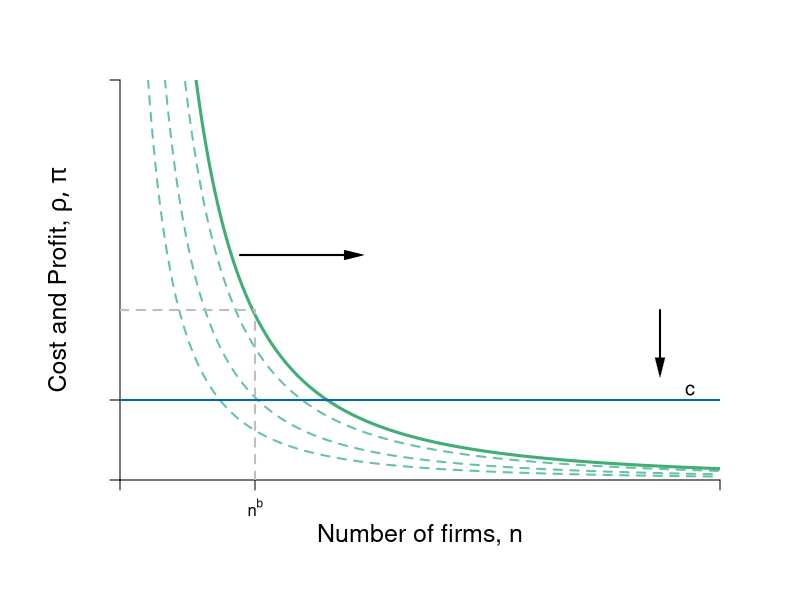

Write the R code that produced this figure.
require(shape)
pdf(file = "competitionmarkets/long_run_n.pdf", width = 9, height = 7)

#Set parameters for graphics
axislabelsize <- 1.5
labelsize <- 1.2
graphlinewidth <- 3
segmentlinewidth <- 2

COL <- c("#7fc97f", "#beaed4", "#fdc086", "#ffff99", "#386cb0", "#f0027f", "#bf5b17", "#666666")
COLA <- c("#e0f3db", "#99d8c9","#66c2a4","#41ae76", "#238b45", "#005824")
COLB <- c("#c6dbef", "#4eb3d3", "#2b8cbe", "#0868ac","#084081")
COLC <- c("#fcfbfd", "#efedf5", "#dadaeb", "#bcbddc", "#9e9ac8", "#807dba", "#6a51a3", "#54278f", "#3f007d")

par(mar =  c(6, 6, 4, 4))

Profit <- function(n, pmax = 20, c = 10, s = 0.5) {
  (pmax - c)^2 / (((n + 1)^2)*s)
}

mrsA <- function(x, rmax = 20, xmax = 10) {
  rmax - (rmax/xmax)*x
}

uA <- function(x, y, rmax = 20, xmax = 10) {
  y + rmax*x - (1/2)(rmax/xmax)*x^2
}

totaln <- function(pi, pmax = 20, c = 10, s = 0.5){
  (pmax - c)/(sqrt(pi*s)) - 1
}

Supply <- function(x, c = 0, c2 = 0.05){
  c + 2*c2*x
}

# Barriers to entry
# Inputs: Probability of BTE (b) and number of firms
# Outputs: Price Level at some n
bte <- function(n, b, pmax = 20, c = 10, s = 0.5) {
  Profit(n)*(1-b)
}

xlims <- c(0, 20)
ylims <- c(0, 16)

npts <- 501 
x <- seq(xlims[1], xlims[2], length.out = npts)
y <- seq(ylims[1], ylims[2], length.out = npts) 
a <- c(46.08, 55, 64)
b <- c(46.08, 55, 64)

plot(0, 0, xlim = xlims, ylim = ylims, type = "n",
     xlab = expression(paste("")),
     ylab = expression(paste("")), 
     xaxt = "n", 
     yaxt = "n", 
     cex.lab = axislabelsize, 
     bty = "n",
     xaxs="i", 
     yaxs="i")

# ticksy <- seq(from = 0, to = ylims[2], by = 2)
# ylabels <- seq(from = 0, to = ylims[2], by = 2)
# ticksx <- seq(from = 0, to = xlims[2], by = 2)
# xlabels <- seq(from = 0, to = xlims[2], by = 2)
ticksy <- c(0, NA, 3.2, ylims[2])
ylabels <- c(NA, NA, NA, NA)
ticksx <- c(0, 4.5, NA, NA, NA, xlims[2])
xlabels <- c(NA, expression(paste(n^b)), NA, NA, NA, NA)

axis(1, at = ticksx, pos = 0, labels = xlabels)
axis(2, at = ticksy, pos = 0, labels = ylabels, las = 1)

npts <- 500 
xx1 <- seq(xlims[1], xlims[2], length.out = npts)

#Lines for barrier graph
lines(xx1, bte(n = xx1, b = 0.7, c = 10), col = COLA[3], lty = 2, lwd = segmentlinewidth)
lines(xx1, bte(n = xx1, b = 0.5, c = 10), col = COLA[3], lty = 2, lwd = segmentlinewidth)
lines(xx1, bte(n = xx1, b = 0.2, c = 10), col = COLA[3], lty = 2, lwd = segmentlinewidth)


lines(xx1, Profit(xx1, c = 10), col = COLA[4], lwd = graphlinewidth) # No Barrier --- Green

# lines(xx1, Profit(xx1, c = 0.25), col = COLA[4], lty = 2, lwd = segmentlinewidth)

#Label axes
mtext(expression(paste("Number of firms, ", n)), side=1, line = 2.5, cex = axislabelsize)
text(-2, 0.5*ylims[2], expression(paste("Cost and Profit, ", list(rho, pi) )), xpd = TRUE, cex = axislabelsize, srt = 90) 


Arrows(18, 6.8, 18, 4.5, col = "black", lty = 1, code = 2, lwd = 2, arr.type = "triangle", arr.lwd = 0.5)
# text(16, 5.75, expression(paste("Decrease in ", rho)), cex = labelsize)


text(19, 3.6, expression(paste(c)), cex = labelsize)
# text(19, 4.4, expression(paste(rho[1])), cex = labelsize)

Arrows(4, 9, 7.8, 9, col = "black", lty = 1, code = 2, lwd = 2, arr.type = "triangle", arr.lwd = 0.5)
# text(5.7, 10, expression(paste("Decrease in ", c)), cex = labelsize)

# text(3.1, 15, expression(paste(pi[1])), cex = labelsize)
# text(6.7, 15, expression(paste(pi[2])), cex = labelsize)


segments(0, 3.2, xlims[2], 3.2, lty = 1, col = COLB[4] , lwd = segmentlinewidth)
# segments(0, 4, xlims[2], 4, lty = 2, col = COLB[3], lwd = segmentlinewidth)
segments(4.5, 0, 4.5, 6.8, lty = 2, col = "grey", lwd = segmentlinewidth)
segments(0, 6.8, 4.5, 6.8, lty = 2, col = "grey", lwd = segmentlinewidth)

# text(80, 12.5, expression(paste("Excess Supply at ", p^H)), cex = labelsize)
# 
# Arrows(62, 5.5, 82, 5.5, col = "black", lty = 1, code = 3, lwd = 2, arr.type = "triangle", arr.lwd = 0.5)
# text(72, 4.75, expression(paste("Excess")), cex = labelsize)
# text(72, 3.75, expression(paste("Demand")), cex = labelsize)
# text(72, 2.75, expression(paste("at ", p^L)), cex = labelsize)
# segments(6, 0, 6, 4, lty = 2, col = "gray" , lwd = segmentlinewidth)
# points(6, 4, pch = 16, col = "black", cex = 1.5)


# segments(9.6, 0, 9.6, 7, lty = 2, col = "gray" , lwd = segmentlinewidth)
# points(9.6, 7, pch = 16, col = "black", cex = 1.5)

# segments(13, 0, 13, 4, lty = 2, col = "gray" , lwd = segmentlinewidth)
# points(13, 4, pch = 16, col = "black", cex = 1.5)


# Label Demand
text(118, 3, expression(paste("Price and ")), cex = labelsize)
text(118, 2, expression(paste("Cost")), cex = labelsize)

dev.off()
